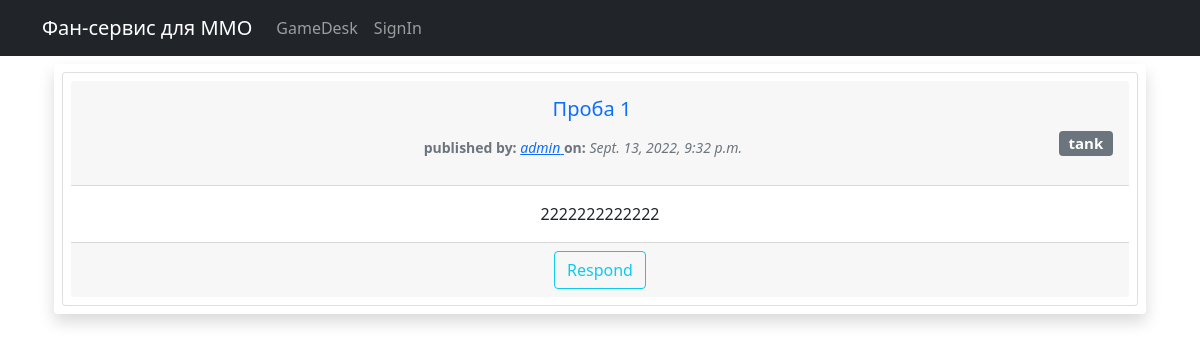
Page /gamedesk/category/tank on the committed database.
### gamedesk/models.py (models this page shows, shortened)
class Post(models.Model):
    title = models.CharField('Title', max_length=100)
    text = models.TextField()
    category = models.ForeignKey(to='Category', on_delete=models.CASCADE)
    author = models.ForeignKey(User, on_delete=models.CASCADE)
    dateCreation = models.DateTimeField(auto_now_add=True)
    class Meta:
        verbose_name = 'Запись'
        verbose_name_plural = 'Записи'

class Category(models.Model):
    TYPE = (
        ('tank', 'Танки'),
        ('heal', 'Хилы'),
        ('dd', 'ДД'),
        ('buyers', 'Торговцы'),
        ('gildmaster', 'Гилдмастеры'),
        ('quest', 'Квестгиверы'),
        ('smith', 'Кузнецы'),
        ('tanner', 'Кодевники'),
        ('potion', 'Зельевары'),
        ('spellmaster', 'Мастера заклинаний'),
    )
    name = models.CharField(max_length=50, choices=TYPE, default='tank')
    def __str__(self):
        return f'{self.name}'
    class Meta:
        verbose_name = 'Категория'
        verbose_name_plural = 'Категории'

### gamedesk/views.py (the view)
# urls.py: path('category/<slug:name>', CategoryView.as_view(), name='category'),
class CategoryView(ListView):
    def get(self, request, *args, **kwargs):
      category = Category.objects.get(name=kwargs['name'])
      qs = Post.objects.order_by('-dateCreation').filter(category = category)
      context = {
          'category': category,
          'posts': qs,
      }
      return render(request, 'gamedesk/category_list.html', context)

### templates/gamedesk/category_list.html (shortened to what this page needs)
{% extends 'default.html' %}
{% block content %}
{% for post in posts %}
<div class="container">
  {%include "gamedesk/post_layout.html"%}
</div>
{%endfor%}
{% endblock content %}

### templates/gamedesk/post_layout.html (shortened to what this page needs)
<div class="row p-2 my-2 shadow bg-body rounded">
  <div class="card p-2">
    <div class="card-header">
      <h3 class="card-title">
        <a class="navbar-brand" href="{% url 'post_detail' post.pk %}">
          {{ post.title }}
        </a>
      </h3>
      <a class="navbar-brand" href="{% url 'category' post.category.name %}">
        <span class="badge bg-secondary float-end">{{ post.category }}</span>
      </a>
      <small class="text-muted ms-1">
        <b>
          published by:
        </b>
        <a href="{% url 'by_author' post.author %}">
          <span class="fst-italic">{{ post.author }}</span>
        </a>
        <b>
          on:
        </b>
        <span class="fst-italic">
          {{ post.dateCreation}}
        </span>
      </small>
    </div>
    <div class="card-body">
      {% if post_list or posts %}
      <p class="card-text ">{{ post.text|truncatewords:25}}</p>
      {% else %}
      <p class="card-text ">{{ post.text}}</p>
      {%endif%}
    </div>
    <div class="card-footer">
      {% if user.is_authenticated and post in user.post_set.all %}
      <a class="text-decoration-none" href="{% url 'comments_list' post.pk %}">
        <button type="button" class="btn btn-outline-primary position-relative ">
          Responses
          <span class="position-absolute top-0 start-100 translate-middle badge rounded-pill bg-danger">
            {{ post.comment_set.all|length }}
          </span>
        </button>
      </a>
      <a class="text-decoration-none" href="{% url 'post_update' post.pk %}">
        <button class="btn btn-outline-warning text-dark">
          Edit
        </button>
      </a>
      <a href="{% url 'post_delete' post.pk %}">
        <button class="btn btn-outline-danger">
          Delete
        </button>
      </a>
      {% else %}
      <a class="text-decoration-none" href="{% url 'comment_create' post.pk %}">
        <button class="btn btn-outline-info">
          Respond
        </button>
      </a>
      {% endif %}
    </div>
  </div>
</div>

### rows in the picture
Post: title "Проба 1", category "tank", author "admin", dateCreation "Sept. 13, 2022, 9:32 p.m.", text "2222222222222"
